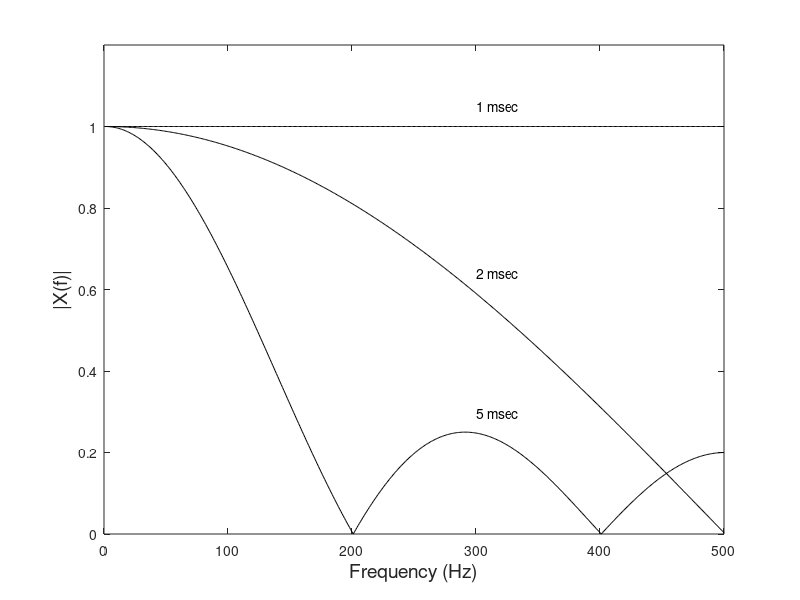

This chart was generated by the following MATLAB code:
% Example 5.2  Find the magnitude spectra of two pulses having a width of 
% 5 and 2 msec and a true discrete impulse signal. Assume a sample rate 
% of 1 kHz as in the last example, but make the signal length 1000 samples.
% Plot the spectra superimposed, but scale the maximum value of the magnitude 
% spectra to 1.0 for easy comparison and label the spectra.  As always, plot
% only the valid spectral points and label the plots.  
%
close all; clear all;
PW = [5, 2, 1];         % Pulse widths in msec
fs = 1000;              % Sample frequency (given)
N = 1000;               % Data length (given)
N2 = 500;               % Valid spectral points
f = (1:N)*fs/N;         % Frequency vector for plotting
%
for k = 1:3             % Do 3 spectral plots
    x = [ones(1,PW(k)) zeros(1,N-PW(k))];  % Generate pulse signal
    X = abs(fft(x));    % Find magnitude spectrum
    X = X/max(X);       % Normalize the spectra
    plot(f(1:N2),X(1:N2),'k'); hold on; % Plot pulse spectrum 
    text(300,X(300)+.05,[num2str(PW(k)),' msec']);  % Label curves
end
ylim([0 1.2]);
xlabel('Frequency (Hz)','FontSize',14); ylabel('|X(f)|','FontSize',14);
% Plot impulse phase spectrum
% figure;
% X = abs(fft(x));   % Repeat fft
% Phase = angle(X) * 360/(2*pi);
% plot(f(1:N2),Phase(1:N2),'k');
% xlabel('Frequency (Hz)','FontSize',14); ylabel('Phase(f)','FontSize',14);
